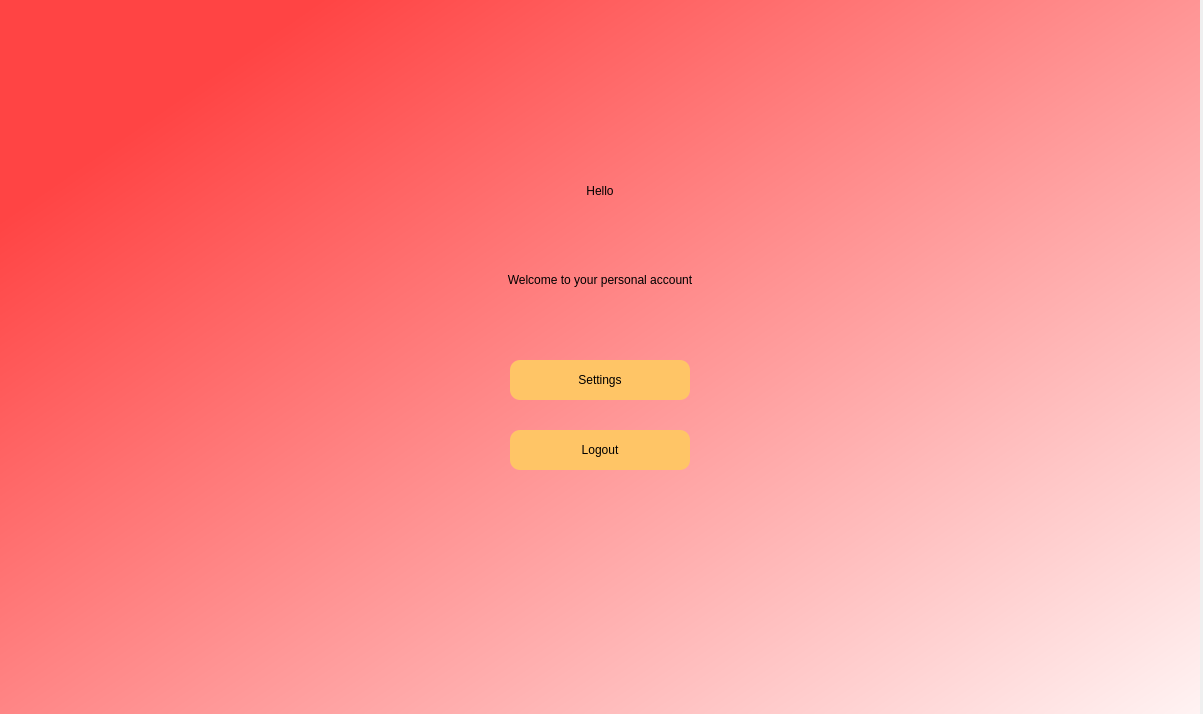
<?xml version="1.0" encoding="UTF-8"?>
<ui version="4.0">
 <class>Dialog</class>
 <widget class="QDialog" name="Dialog">
  <property name="geometry">
   <rect>
    <x>0</x>
    <y>0</y>
    <width>1203</width>
    <height>714</height>
   </rect>
  </property>
  <property name="windowTitle">
   <string>Dialog</string>
  </property>
  <widget class="QWidget" name="widget" native="true">
   <property name="geometry">
    <rect>
     <x>0</x>
     <y>0</y>
     <width>1200</width>
     <height>800</height>
    </rect>
   </property>
   <property name="styleSheet">
    <string notr="true">QWidget#widget{
background-color: qlineargradient(spread:pad, x1:0.11828, y1:0.153409, x2:1, y2:1, stop:0 rgba(255, 68, 68, 255), stop:1 rgba(255, 255, 255, 255));}</string>
   </property>
   <widget class="QLabel" name="label">
    <property name="geometry">
     <rect>
      <x>525</x>
      <y>160</y>
      <width>150</width>
      <height>61</height>
     </rect>
    </property>
    <property name="styleSheet">
     <string notr="true">font: 36pt &quot;Helvetica&quot;;</string>
    </property>
    <property name="text">
     <string>Hello</string>
    </property>
    <property name="alignment">
     <set>Qt::AlignCenter</set>
    </property>
   </widget>
   <widget class="QLabel" name="label_2">
    <property name="geometry">
     <rect>
      <x>480</x>
      <y>270</y>
      <width>240</width>
      <height>20</height>
     </rect>
    </property>
    <property name="text">
     <string>Welcome to your personal account</string>
    </property>
    <property name="alignment">
     <set>Qt::AlignCenter</set>
    </property>
   </widget>
   <widget class="QPushButton" name="logout">
    <property name="geometry">
     <rect>
      <x>510</x>
      <y>430</y>
      <width>180</width>
      <height>40</height>
     </rect>
    </property>
    <property name="styleSheet">
     <string notr="true">border-radius:10px;
font: 18pt &quot;Helvetica&quot;;
background-color: rgb(255, 197, 102);</string>
    </property>
    <property name="text">
     <string>Logout</string>
    </property>
   </widget>
   <widget class="QPushButton" name="settings">
    <property name="geometry">
     <rect>
      <x>510</x>
      <y>360</y>
      <width>180</width>
      <height>40</height>
     </rect>
    </property>
    <property name="styleSheet">
     <string notr="true">border-radius:10px;
font: 18pt &quot;Helvetica&quot;;
background-color: rgb(255, 197, 102);</string>
    </property>
    <property name="text">
     <string>Settings</string>
    </property>
   </widget>
  </widget>
 </widget>
 <resources/>
 <connections/>
</ui>
